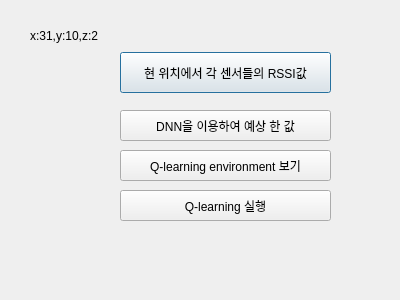
<?xml version="1.0" encoding="UTF-8"?>
<ui version="4.0">
 <class>Dialog</class>
 <widget class="QDialog" name="Dialog">
  <property name="geometry">
   <rect>
    <x>0</x>
    <y>0</y>
    <width>400</width>
    <height>300</height>
   </rect>
  </property>
  <property name="windowTitle">
   <string>Dialog</string>
  </property>
  <widget class="QPushButton" name="btn1">
   <property name="geometry">
    <rect>
     <x>120</x>
     <y>52</y>
     <width>211</width>
     <height>41</height>
    </rect>
   </property>
   <property name="text">
    <string>현 위치에서 각 센서들의 RSSI값</string>
   </property>
  </widget>
  <widget class="QPushButton" name="btn2">
   <property name="geometry">
    <rect>
     <x>120</x>
     <y>110</y>
     <width>211</width>
     <height>31</height>
    </rect>
   </property>
   <property name="text">
    <string>DNN을 이용하여 예상 한 값</string>
   </property>
  </widget>
  <widget class="QPushButton" name="btn3">
   <property name="geometry">
    <rect>
     <x>120</x>
     <y>150</y>
     <width>211</width>
     <height>31</height>
    </rect>
   </property>
   <property name="text">
    <string>Q-learning environment 보기</string>
   </property>
  </widget>
  <widget class="QPushButton" name="btn4">
   <property name="geometry">
    <rect>
     <x>120</x>
     <y>190</y>
     <width>211</width>
     <height>31</height>
    </rect>
   </property>
   <property name="text">
    <string>Q-learning 실행</string>
   </property>
  </widget>
  <widget class="QLabel" name="label">
   <property name="geometry">
    <rect>
     <x>30</x>
     <y>25</y>
     <width>81</width>
     <height>21</height>
    </rect>
   </property>
   <property name="text">
    <string>x:31,y:10,z:2</string>
   </property>
  </widget>
 </widget>
 <resources/>
 <connections/>
</ui>
